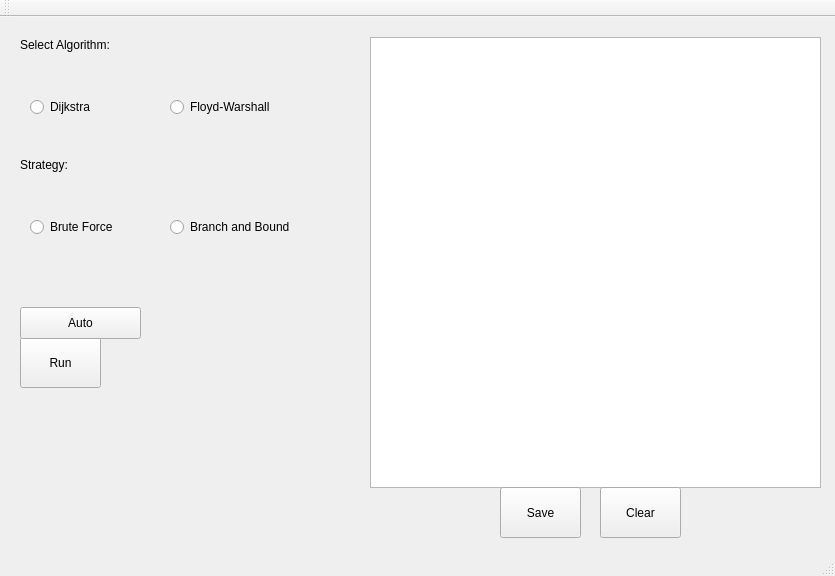
<?xml version="1.0" encoding="UTF-8"?>
<ui version="4.0">
 <class>MainWindow</class>
 <widget class="QMainWindow" name="MainWindow">
  <property name="geometry">
   <rect>
    <x>0</x>
    <y>0</y>
    <width>835</width>
    <height>576</height>
   </rect>
  </property>
  <property name="windowTitle">
   <string>MainWindow</string>
  </property>
  <widget class="QWidget" name="centralWidget">
   <widget class="QGraphicsView" name="graphicsView">
    <property name="geometry">
     <rect>
      <x>370</x>
      <y>20</y>
      <width>451</width>
      <height>451</height>
     </rect>
    </property>
   </widget>
   <widget class="QLabel" name="label">
    <property name="geometry">
     <rect>
      <x>20</x>
      <y>20</y>
      <width>111</width>
      <height>16</height>
     </rect>
    </property>
    <property name="text">
     <string>Select Algorithm:</string>
    </property>
   </widget>
   <widget class="QLabel" name="label_2">
    <property name="geometry">
     <rect>
      <x>20</x>
      <y>140</y>
      <width>111</width>
      <height>16</height>
     </rect>
    </property>
    <property name="text">
     <string>Strategy:</string>
    </property>
   </widget>
   <widget class="QPushButton" name="pushButton_4">
    <property name="geometry">
     <rect>
      <x>500</x>
      <y>470</y>
      <width>81</width>
      <height>51</height>
     </rect>
    </property>
    <property name="text">
     <string>Save</string>
    </property>
   </widget>
   <widget class="QPushButton" name="pushButton_7">
    <property name="geometry">
     <rect>
      <x>600</x>
      <y>470</y>
      <width>81</width>
      <height>51</height>
     </rect>
    </property>
    <property name="text">
     <string>Clear</string>
    </property>
   </widget>
   <widget class="QPushButton" name="pushButton_8">
    <property name="geometry">
     <rect>
      <x>20</x>
      <y>320</y>
      <width>81</width>
      <height>51</height>
     </rect>
    </property>
    <property name="text">
     <string>Run</string>
    </property>
   </widget>
   <widget class="QPushButton" name="pushButton_9">
    <property name="geometry">
     <rect>
      <x>20</x>
      <y>290</y>
      <width>121</width>
      <height>32</height>
     </rect>
    </property>
    <property name="text">
     <string>Auto</string>
    </property>
   </widget>
   <widget class="QRadioButton" name="radioButton">
    <property name="geometry">
     <rect>
      <x>30</x>
      <y>80</y>
      <width>100</width>
      <height>20</height>
     </rect>
    </property>
    <property name="text">
     <string>Dijkstra</string>
    </property>
   </widget>
   <widget class="QRadioButton" name="radioButton_2">
    <property name="geometry">
     <rect>
      <x>170</x>
      <y>80</y>
      <width>121</width>
      <height>20</height>
     </rect>
    </property>
    <property name="text">
     <string>Floyd-Warshall</string>
    </property>
   </widget>
   <widget class="QRadioButton" name="radioButton_3">
    <property name="geometry">
     <rect>
      <x>30</x>
      <y>200</y>
      <width>100</width>
      <height>20</height>
     </rect>
    </property>
    <property name="text">
     <string>Brute Force</string>
    </property>
   </widget>
   <widget class="QRadioButton" name="radioButton_4">
    <property name="geometry">
     <rect>
      <x>170</x>
      <y>200</y>
      <width>141</width>
      <height>20</height>
     </rect>
    </property>
    <property name="text">
     <string>Branch and Bound</string>
    </property>
   </widget>
  </widget>
  <widget class="QMenuBar" name="menuBar">
   <property name="geometry">
    <rect>
     <x>0</x>
     <y>0</y>
     <width>835</width>
     <height>22</height>
    </rect>
   </property>
  </widget>
  <widget class="QToolBar" name="mainToolBar">
   <attribute name="toolBarArea">
    <enum>TopToolBarArea</enum>
   </attribute>
   <attribute name="toolBarBreak">
    <bool>false</bool>
   </attribute>
  </widget>
  <widget class="QStatusBar" name="statusBar"/>
 </widget>
 <layoutdefault spacing="6" margin="11"/>
 <resources/>
 <connections/>
</ui>
